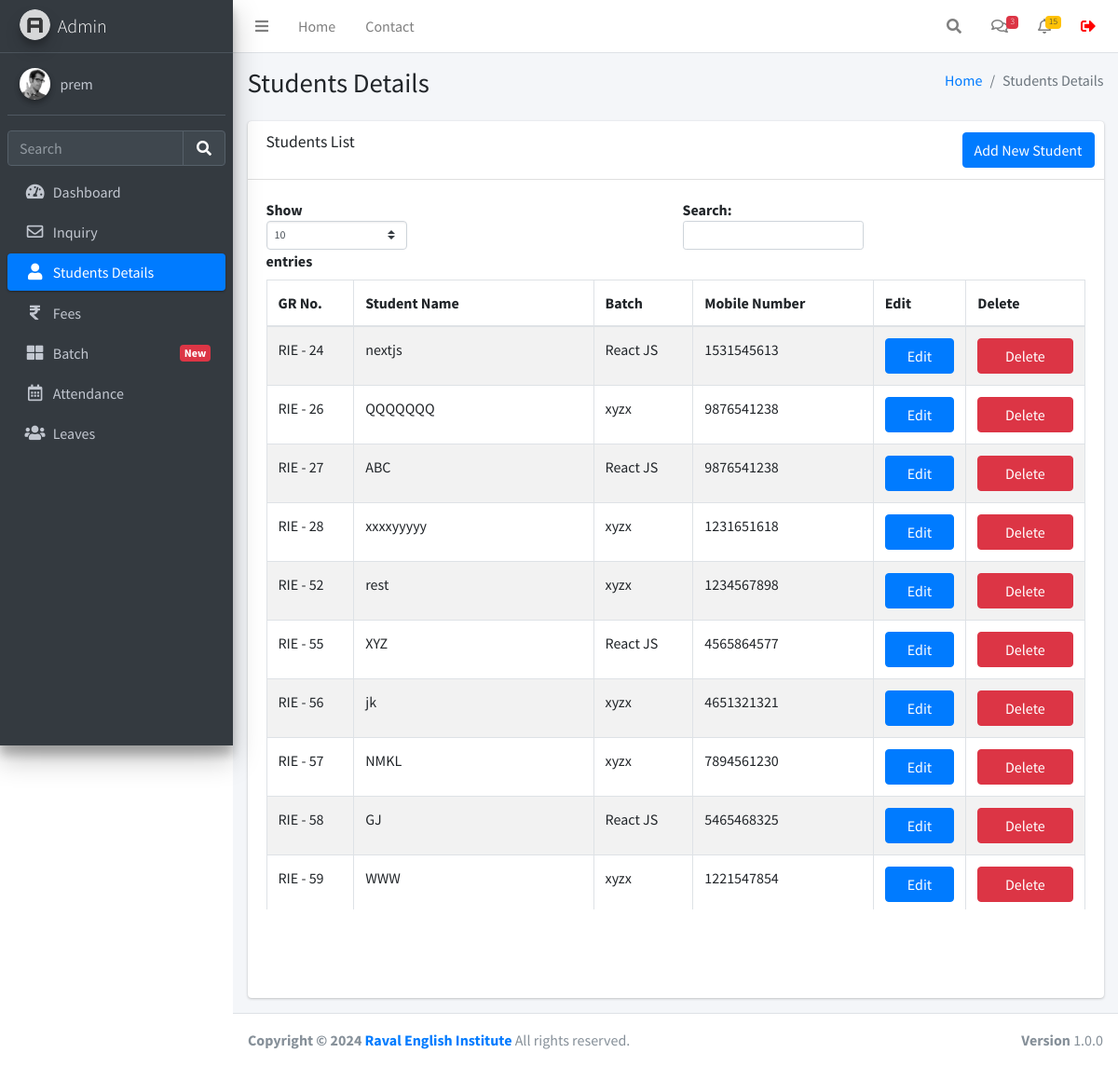
/studentsdetails.php (signed in), run on the app's committed database.
### tables this page shows
CREATE TABLE `users` (
  `id` int(11) NOT NULL,
  `username` varchar(255) NOT NULL,
  `fullname` varchar(255) NOT NULL,
  `email` varchar(255) NOT NULL,
  `mobile` varchar(255) NOT NULL,
  `password` varchar(255) NOT NULL,
  `created_at` datetime NOT NULL DEFAULT current_timestamp()
);

CREATE TABLE `studentinfo` (
  `id` int(11) NOT NULL,
  `name` varchar(255) DEFAULT NULL,
  `batch` int(11) DEFAULT NULL,
  `batch_name` varchar(255) DEFAULT NULL,
  `father_name` varchar(255) DEFAULT NULL,
  `mother_name` varchar(255) DEFAULT NULL,
  `dob` date DEFAULT NULL,
  `gender` varchar(50) DEFAULT NULL,
  `mobile_number` varchar(15) DEFAULT NULL,
  `fee_status` varchar(50) DEFAULT NULL,
  `profession` varchar(100) DEFAULT NULL,
  `address` varchar(255) DEFAULT NULL,
  `admission_time` date DEFAULT NULL,
  `created_at` datetime NOT NULL DEFAULT current_timestamp()
);

### function.php (called while the page is built, shortened)
<?php
require_once('db.php');
function selectFromTable($tableName, $columns, $whereConditions) {
    global $db;
    try {
        $sql = "SELECT " . implode(', ', $columns) . " FROM $tableName";
        $stmt = $db->prepare($sql);
        $stmt->execute();
        return $stmt->fetchAll(PDO::FETCH_ASSOC);
    } catch (PDOException $e) {
        return false;
    }
}
?>

### studentsdetails.php (the view, shortened to what this page needs)
<!DOCTYPE html>
<html lang="en">
<head>
</head>
<?php include ('./header.php'); ?>
<div class="content-wrapper">
  <div class="content-header">
    <div class="container-fluid">
      <div class="row mb-2">
        <div class="col-sm-6">
          <h1 class="m-0">Students Details</h1>
        </div>
        <div class="col-sm-6">
          <ol class="breadcrumb float-sm-right">
            <li class="breadcrumb-item"><a href="./dashboard.php">Home</a></li>
            <li class="breadcrumb-item active">Students Details</li>
          </ol>
        </div>
      </div>
    </div>
  </div>
  <section class="content">
    <div class="container-fluid">
      <div class="row">
        <div class="col-12">
          <div class="card">
            <div class="card-header">
              <h3 class="card-title">Students List</h3>
              <div class="card-tools">
                <a href="./studentform.php" class="btn btn-primary">Add New Student</a>
              </div>
            </div>
            <div class="card-body">
              <div class="table-responsive">
                <table id="example1" class="table table-bordered table-striped">
                  <thead>
                    <tr>
                      <th>GR No.</th>
                      <th>Student Name</th>
                      <th>Batch</th>
                      <th>Mobile Number</th>
                      <th>Edit</th>
                      <th>Delete</th>
                    </tr>
                  </thead>
                  <tbody>
                    <?php
                    require_once 'function.php';
                    $rows = selectFromTable('studentinfo', ['id', 'name', 'batch', 'batch_name', 'mobile_number'], []);
                    foreach ($rows as $row) {
                      echo "<tr>";
                      echo "<td> RIE - " . $row['id'] . "</td>";
                      echo "<td>" . $row['name'] . "</td>";
                      echo "<td>" . $row['batch_name'] . "</td>";
                      echo "<td>" . $row['mobile_number'] . "</td>";
                      echo "<td><a href='javascript:void(0);' onclick='confirmEdit(" . $row['id'] . ")' class='btn btn-primary col-md-12'>Edit</a></td>";
                      echo "<td><a href='javascript:void(0);' onclick='confirmDelete(" . $row['id'] . ")' class='btn btn-danger col-md-12'>Delete</a></td>";
                      echo "</tr>";
                    }
                    ?>
                  </tbody>
                </table>
              </div>
            </div>
          </div>
        </div>
      </div>
    </div>
  </section>
</div>
<?php include ('./footer.php'); ?>

### header.php (shortened to what this page needs)
<?php
require_once 'db.php';
$query = $db->prepare("SELECT * FROM users WHERE id = :id");
$query->execute(['id' => $_SESSION['user_id']]);
$user = $query->fetch(PDO::FETCH_ASSOC);
?>
<!DOCTYPE html>
<html lang="en">
<head>
  <link rel="stylesheet" href="./plugins/fontawesome-free/css/all.min.css">
  <link rel="stylesheet" href="https://code.ionicframework.com/ionicons/2.0.1/css/ionicons.min.css">
  <link rel="stylesheet" href="./plugins/icheck-bootstrap/icheck-bootstrap.min.css">
  <link rel="stylesheet" href="./asset/css/adminlte.min.css">
</head>
<body class="hold-transition sidebar-mini layout-fixed">
<div class="wrapper">
  <nav class="main-header navbar navbar-expand navbar-white navbar-light sticky-top">
    <ul class="navbar-nav">
      <li class="nav-item">
        <a class="nav-link" data-widget="pushmenu" href="#" role="button"><i class="fas fa-bars"></i></a>
      </li>
      <li class="nav-item d-none d-sm-inline-block">
        <a href="./dashboard.php" class="nav-link">Home</a>
      </li>
      <li class="nav-item d-none d-sm-inline-block">
        <a href="#" class="nav-link">Contact</a>
      </li>
    </ul>
    <ul class="navbar-nav ml-auto">
      <li class="nav-item">
        <a class="nav-link" data-widget="navbar-search" href="#" role="button">
          <i class="fas fa-search"></i>
        </a>
      </li>
      <li class="nav-item dropdown">
        <a class="nav-link" data-toggle="dropdown" href="#">
          <i class="far fa-comments"></i>
          <span class="badge badge-danger navbar-badge">3</span>
        </a>
      </li>
      <li class="nav-item dropdown">
        <a class="nav-link" data-toggle="dropdown" href="#">
          <i class="far fa-bell"></i>
          <span class="badge badge-warning navbar-badge">15</span>
        </a>
      </li>
      <li class="nav-item">
        <form method="POST">
        <button class="nav-link" type="submit" name="logout" style="
        text-decoration: none;
        border: none;
        background-color: transparent;">
        <i class="fas fa-sign-out-alt" style="color: red;"></i>
        </button>
      </li>
    </ul>
  </nav>
  <aside class="main-sidebar sidebar-dark-primary elevation-4">
    <a href="./dashboard.php" class="brand-link">
      <img src="./asset/img/AdminLTELogo.png" alt="AdminLTE Logo" class="brand-image img-circle elevation-3" style="opacity: .8">
      <span class="brand-text font-weight-light">Admin</span>
    </a>
    <div class="sidebar">
      <div class="user-panel mt-3 pb-3 mb-3 d-flex">
        <div class="image">
          <img src="./asset/img/user2-160x160.jpg" class="img-circle elevation-2" alt="User Image">
        </div>
        <div class="info">
          <a href="./profile.php" class="d-block"><?php echo $user['username']; ?></a>
        </div>
      </div>
      <div class="form-inline">
        <div class="input-group" data-widget="sidebar-search">
          <input class="form-control form-control-sidebar" type="search" placeholder="Search" aria-label="Search">
          <div class="input-group-append">
            <button class="btn btn-sidebar">
              <i class="fas fa-search fa-fw"></i>
            </button>
          </div>
        </div>
      </div>
      <nav class="mt-2">
        <ul class="nav nav-pills nav-sidebar flex-column" data-widget="treeview" role="menu" data-accordion="false">
          <li class="nav-item">
            <a href="./dashboard.php" class="nav-link
            <?php if (strpos($_SERVER['REQUEST_URI'], 'dashboard.php') !== false) {echo "active";}?>">
              <i class="nav-icon fas fa-tachometer-alt"></i>
              <p>
                Dashboard
              </p>
            </a>
          </li>
          <li class="nav-item">
            <a href="./inquiry.php" class="nav-link
            <?php if (strpos($_SERVER['REQUEST_URI'], 'inquiry.php') !== false) {echo "active";}?>">
              <i class="nav-icon far fa-envelope"></i>
              <p>
              Inquiry
              </p>
            </a>
          <li class="nav-item">
            <a href="./studentsdetails.php" class="nav-link
            <?php if (strpos($_SERVER['REQUEST_URI'], 'studentsdetails.php') !== false) {echo "active";}?>">
              <i class="nav-icon fas fa-user"></i>
              <p>
                Students Details
              </p>
            </a>
          </li>
          <li class="nav-item">
            <a href="./fees.php" class="nav-link
            <?php if (strpos($_SERVER['REQUEST_URI'], 'fees.php') !== false) {echo "active";}?>">
            <i class="nav-icon fas fa-rupee-sign"></i>
              <p>
                Fees
              </p>
            </a>
          </li>
          <li class="nav-item">
            <a href="./batch.php" class="nav-link
            <?php if (strpos($_SERVER['REQUEST_URI'], 'batch.php') !== false) {echo "active";}?>">
            <i class="nav-icon fas fa-th-large"></i>
              <p>
                Batch
                <span class="badge badge-danger right">New</span>
              </p>
            </a>
          </li>
          <li class="nav-item">
            <a href="./attendance.php" class="nav-link
            <?php if (strpos($_SERVER['REQUEST_URI'], 'attendance.php') !== false) {echo "active";}?>">
              <i class="nav-icon far fa-calendar-alt"></i>
              <p>
                Attendance
              </p>
            </a>
          </li>
          <li class="nav-item">
            <a href="./leaves.php" class="nav-link
            <?php if (strpos($_SERVER['REQUEST_URI'], 'leaves.php') !== false) {echo "active";}?>">
              <i class="nav-icon fas fa-users"></i>
              <p>
                Leaves
              </p>
            </a>
          </li>
        </ul>
      </nav>
    </div>
  </aside>

### data on the page
users: username "prem"
studentinfo: id "24", name "nextjs", batch_name "React JS", mobile_number "1531545613"
studentinfo: id "26", name "QQQQQQQ", batch_name "xyzx", mobile_number "9876541238"
studentinfo: id "27", name "ABC", batch_name "React JS", mobile_number "9876541238"
studentinfo: id "28", name "xxxxyyyyy", batch_name "xyzx", mobile_number "1231651618"
studentinfo: id "52", name "rest", batch_name "xyzx", mobile_number "1234567898"
studentinfo: id "55", name "XYZ", batch_name "React JS", mobile_number "4565864577"
studentinfo: id "56", name "jk", batch_name "xyzx", mobile_number "4651321321"
studentinfo: id "57", name "NMKL", batch_name "xyzx", mobile_number "7894561230"
studentinfo: id "58", name "GJ", batch_name "React JS", mobile_number "5465468325"
studentinfo: id "59", name "WWW", batch_name "xyzx", mobile_number "1221547854"
